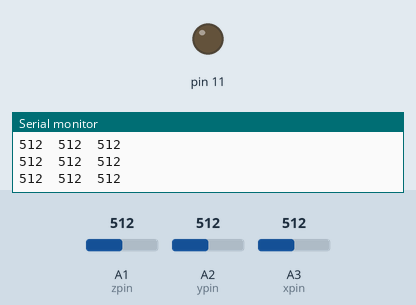
This sketch was run on a simulated Arduino Uno, built with avr-gcc and run on an emulated ATmega328P. Shown: output pins drawn as LEDs (lit = HIGH), the last lines printed to the serial monitor. Dashed ring = blinking. The inputs (shaded band) are chosen by the test bench; at power-on: A2 (ypin) = 512, A1 (zpin) = 512, A3 (xpin) = 512.

Above: at 1.2 s.
1.3 s: A2 (ypin) set to 343
2.8 s: A2 (ypin) set to 316
At 3.1 s:
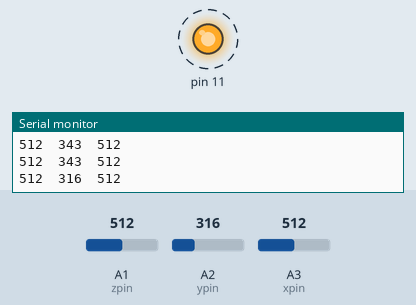
5.8 s: A2 (ypin) set to 345
At 6.9 s:
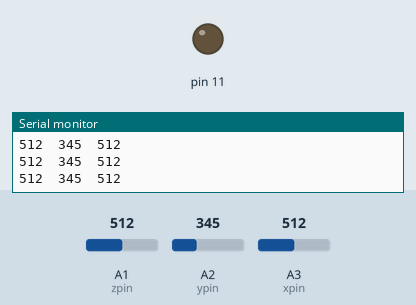
7.5 s: A2 (ypin) set to 325
At 8.3 s:
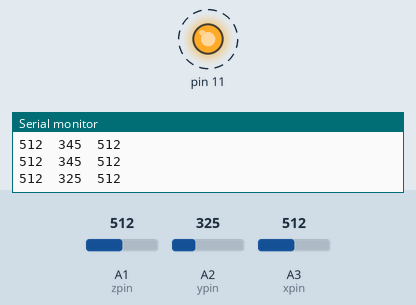
Timing chart, 0 to 11.5 s (numbered marks = the images above; inputs shaded):
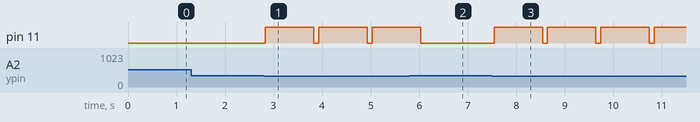

Measured:
- the behaviour switches between 335 and 334 on A2 (ypin) (found by bisection; images 0 and 1)
- after the input at 2.8 s, pin 11: alternates HIGH for 1.0 s and LOW for 0.10 s, starting at once
- after the input at 5.8 s, pin 11: goes on until 6.0 s, then stays LOW
- after the input at 7.5 s, pin 11: alternates HIGH for 1.0 s and LOW for 0.10 s, starting at once

The sketch:

gy-61.ino
```cpp
const int xpin = A3;                  // x-axis of the accelerometer
const int ypin = A2;                  // y-axis
const int zpin = A1;                  // z-axis (only on 3-axis models)

void setup()
{
  // initialize the serial communications:
pinMode(11,OUTPUT);
 Serial.begin(9600);

}

void loop()
{
  // print the sensor values:
  Serial.print(analogRead(xpin));

  // print a tab between values:
  Serial.print("\t");
  Serial.print(analogRead(ypin));

  // print a tab between values:
  Serial.print("\t");
  Serial.print(analogRead(zpin));
  Serial.println();

 if(analogRead(ypin)<335)
 {
   digitalWrite(11,HIGH);
   delay(1000);
   digitalWrite(11,LOW);
 }
  // delay before next reading:
  delay(100);

}
```
